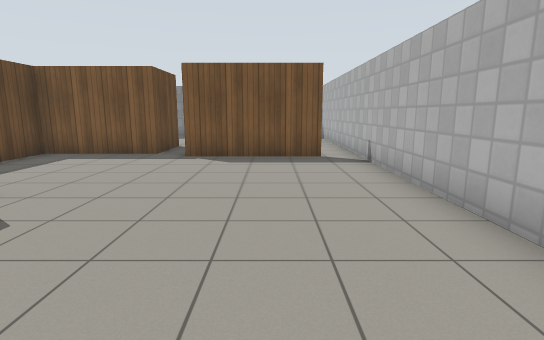
[1] (above)

19 first-person views from a walk through a robot-simulator world made for Gazebo. The camera is 1.2 m above the floor, tilts 10° down and sees 80° across. The floor is counted in squares, 1 m on a side. Each view is taken from the middle of a square. On the plan, view 1 faces up. The plan holds only what a view shows up to about 13 squares ahead; the rest is blank. Gazebo's built-in surfaces are drawn with simple patterns.

[2]
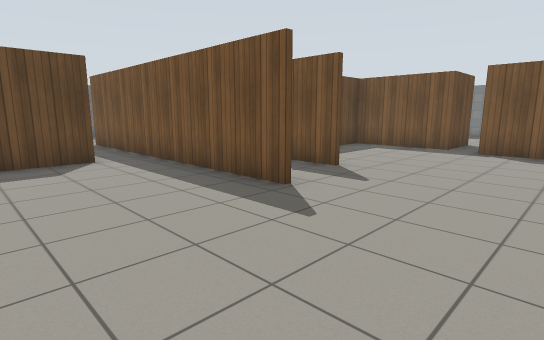

[3]
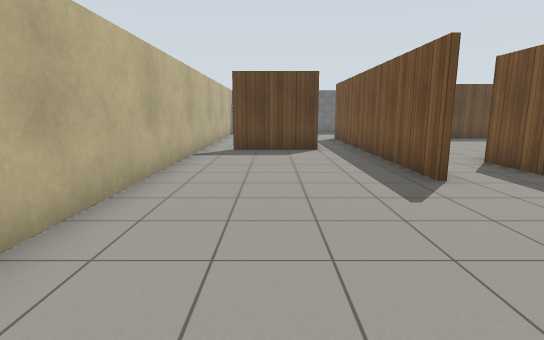

[4]
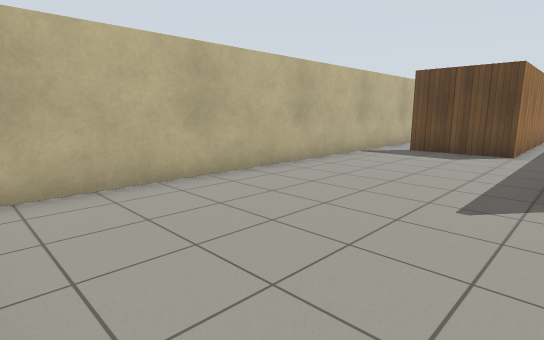

[5]
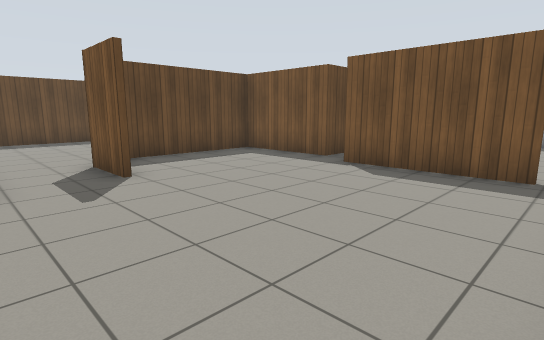

[6]
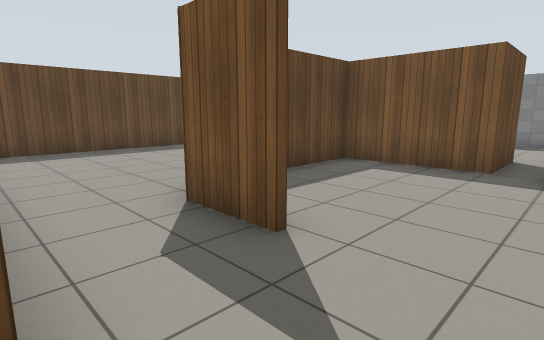

[7]
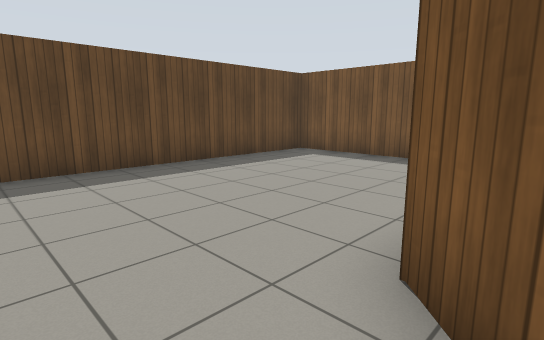

[8]
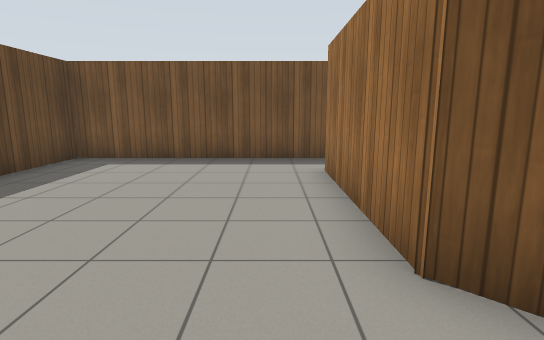

[9]
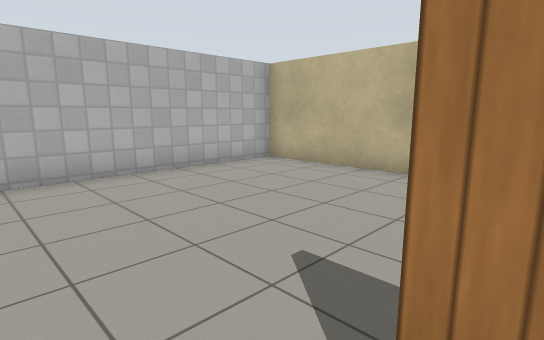

[10]
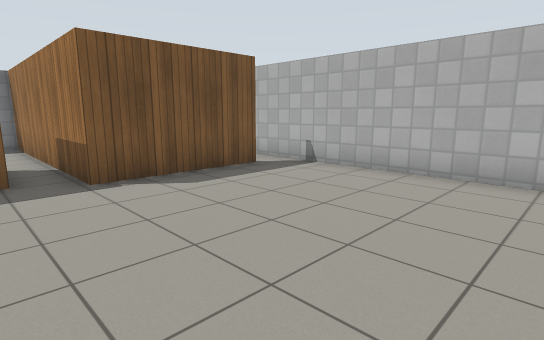

[11]
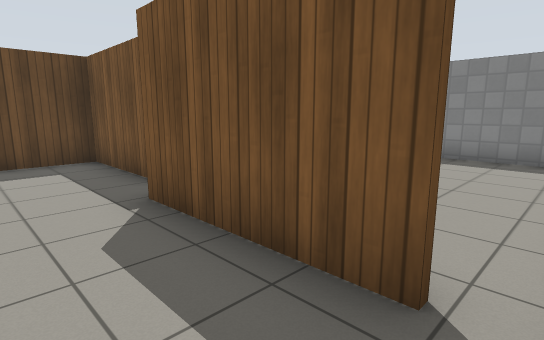

[12]
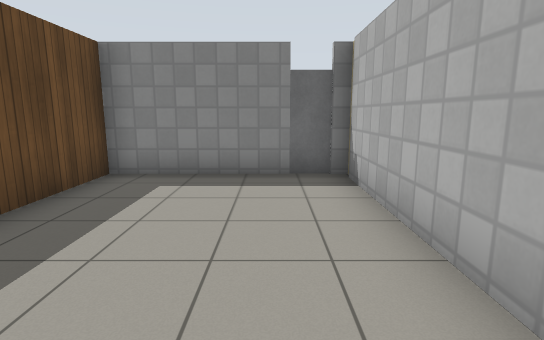

[13]
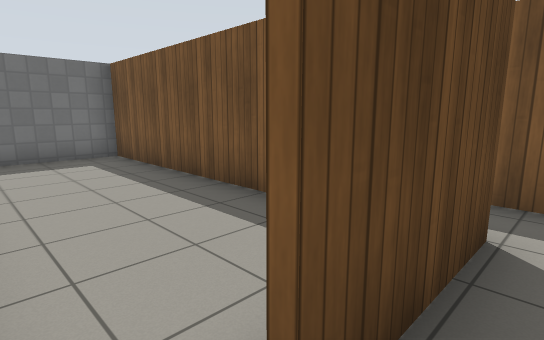

[14]
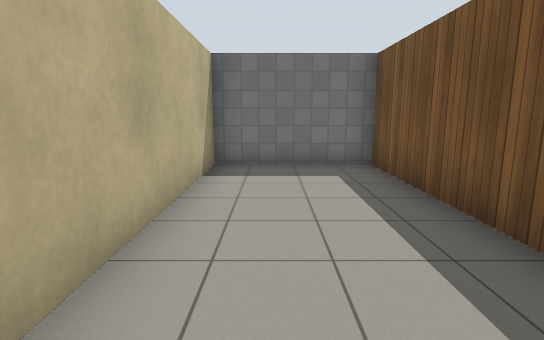

[15]
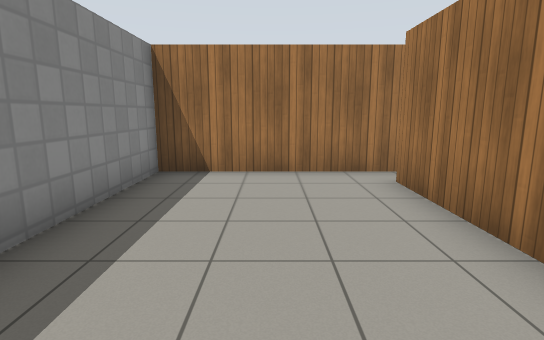

[16]
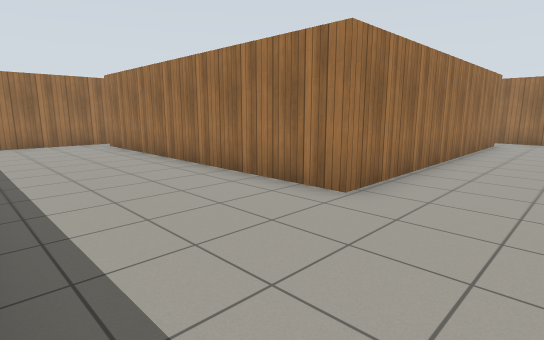

[17]
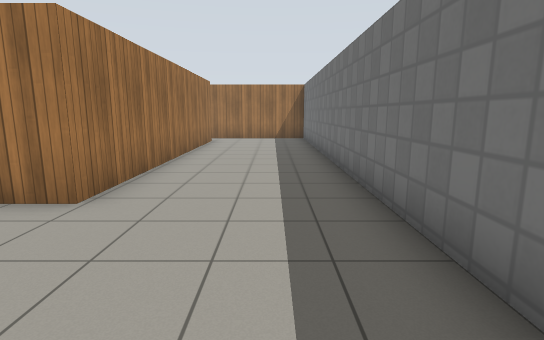

[18]
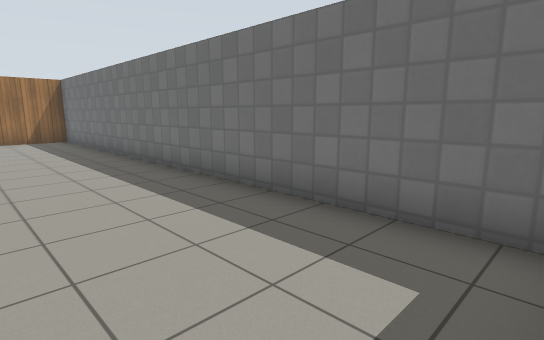

[19]
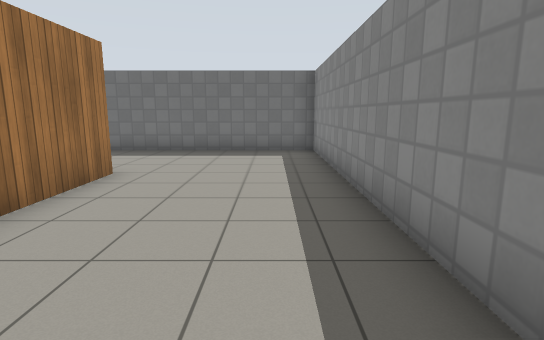

### Floor plan
Ten units are one square. View 1 is at (0, 0); x grows to the right and y downward. Boxes are objects, and circles mark ways between rooms. Rooms are numbered by the first view taken in them; rooms with no view inside come last. Other rooms are left out.
<svg viewBox="-180 -180 210 218">
<path fill="none" stroke="#000" d="M-36 -20 -134 -20M-41 -43 -59 -43M-34 -96 -67 -96 -67 -54M-85 33 24 33 24 -94M14 -89 -24 -89M-135 -5 -86 -5 -86 24M-59 -43 -69 -52 -69 -97M-65 -117 -132 -117 -132 -29M14 -164 -22 -164 -22 -136M24 -94 24 -164 21 -164M-114 -3 -175 -3 -175 33 -85 33M-84 -164 -175 -164 -175 -5 -135 -5M-134 -20 -134 -118 -34 -118 -34 -96M-24 -89 -24 -164 -64 -164"/>
<rect x="15" y="-175" width="10" height="10" fill="#bbb"><title>door leaf</title></rect>
<circle cx="-60" cy="-30" r="3" fill="#2a7"/>
<circle cx="20" cy="-90" r="3" fill="#2a7"/>
<circle cx="-90" cy="30" r="3" fill="#2a7"/>
<circle cx="-130" cy="-10" r="3" fill="#2a7"/>
<text x="-30" y="-20">1</text>
<text x="-100" y="-70">2</text>
<text x="10" y="-130">3</text>
<text x="-130" y="20">4</text>
<text x="-140" y="-110">5</text>
</svg>
Room 1 opens to room 2. Room 1 opens to room 3. Room 1 opens to room 4. Room 1 opens to room 5.

Where each view was taken, in squares from view 1:
view 1: 0 up, 0 right, facing up
view 2: 2 down, 0 right, facing up-left
view 3: 1 down, 2 right, facing left
view 4: 2 up, 2 right, facing down-left
view 5: 2 up, 2 right, facing up-left
view 6: 2 up, 2 left, facing up-left
view 7: 3 up, 6 left, facing up-left
view 8: 3 up, 8 left, facing up
view 9: 3 up, 4 left, facing down-right
view 10: 3 up, 4 left, facing up-right
view 11: 7 up, 2 right, facing up-left
view 12: 10 up, 1 right, facing up
view 13: 3 down, 8 left, facing up-left
view 14: 2 down, 10 left, facing left
view 15: 14 up, 9 left, facing right
view 16: 16 up, 16 left, facing down-right
view 17: 16 up, 16 left, facing down
view 18: 16 up, 14 left, facing down-left
view 19: 15 up, 7 left, facing left
